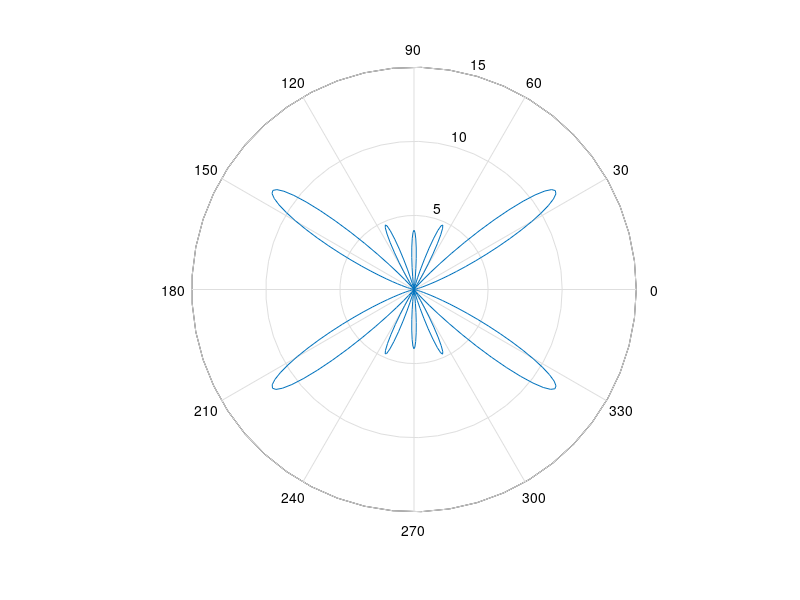

Write the MATLAB code that produced this figure.
clc;
clear all;
close all;
pi=3.14;
theta=0:pi/180:2*pi;
lambda=1;
k=(2*pi)/lambda;
l=input('L=');
U= power((cos(((k*l)/2).*cos(theta))-cos((k*l)/2))./(sin(theta)),2);
polar(theta,U);
